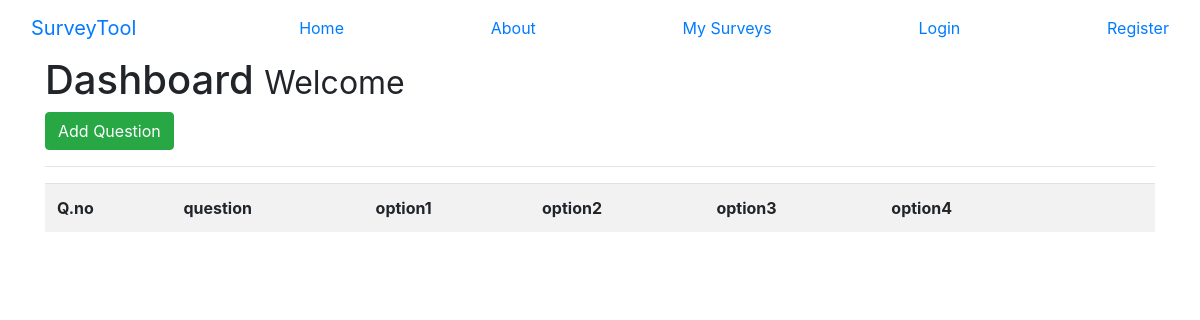
The page /52/ on the database as committed earlier.
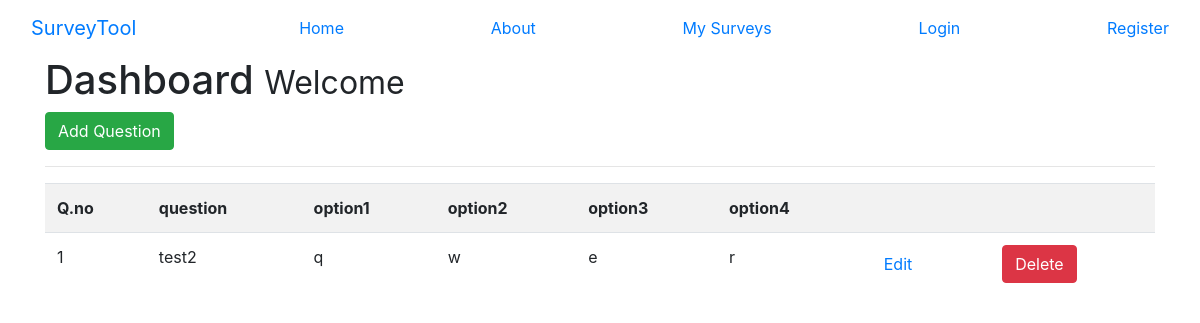
The same page on the database as committed later.
### survey/models.py (models this page shows)
class questions(models.Model):
	questionid=models.IntegerField(default=0)
	question=models.CharField(max_length=200,default='question')
	option1=models.CharField(max_length=100)
	option2=models.CharField(max_length=100)
	option3=models.CharField(max_length=100)
	option4=models.CharField(max_length=100)
	count1=models.IntegerField(default=0)
	count2=models.IntegerField(default=0)
	count3=models.IntegerField(default=0)
	count4=models.IntegerField(default=0)
	yid=models.IntegerField(default=0)

### survey/views.py (the view)
# urls.py: url(r'^(?P<sid>[0-9]+)/$',survey_views.dashboard,name='dashboard'),
def dashboard(request,sid):
    ques_num=questions.objects.filter(yid=sid).count()
    ques=questions.objects.all()
    if ques_num > 0:
        return render(request,'survey/dashboard.html',{'questions': ques,'sid':sid})
    else:
        msg='No questions found'
        return render(request,'survey/dashboard.html',{'msg':msg})

### survey/templates/survey/dashboard.html (shortened to what this page needs)
{% extends "layout.html" %}
{% block body %}
    <h1>Dashboard <small> Welcome {{user.username}}</small></h1>
    <a class="btn btn-success" href="/addquestion">Add Question</a>
    <hr>
    <table class="table table-striped">
        <tr>
            <th>Q.no</th>
            <th>question</th>
            <th>option1</th>
            <th>option2</th>
            <th>option3</th>
            <th>option4</th>
            <th></th>
            <th></th>
        </tr>
        {% for question in questions %}
            {% if question.yid is sid|add:"0" %}
            <tr>
                <td>{{question.questionid}}</td>
                <td>{{question.question}}</td>
                <td>{{question.option1}}</td>
                <td>{{question.option2}}</td>
                <td>{{question.option3}}</td>
                <td>{{question.option4}}</td>
                <td><a href="editquestion/{{question.questionid}}" class="btn btn-default pull-right">Edit</a></td>
                <td>
                        <form action="deletequestion/{{question.questionid}}" method="post">
                            <input type="submit" value="Delete" class="btn btn-danger">
                        </form>
                    </td>
            </tr>
            {% endif %}
        {% endfor %}
    </table>
{% endblock %}

Rows that differ between the two databases and show on the page:
added questions: questionid "1", question "test2", option1 "q", option2 "w", option3 "e", option4 "r"
